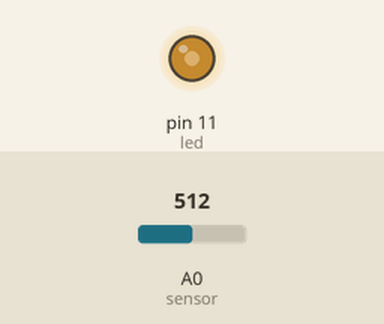
A sketch run on a simulated Arduino Uno, built with avr-gcc and run on an emulated ATmega328P. Parts: output pins drawn as LEDs (lit = HIGH). The test bench sets the inputs (shaded band); at power-on: A0 (sensor) = 512.

Above: at 1.2 s.
1.3 s: A0 (sensor) set to 716
At 1.6 s:
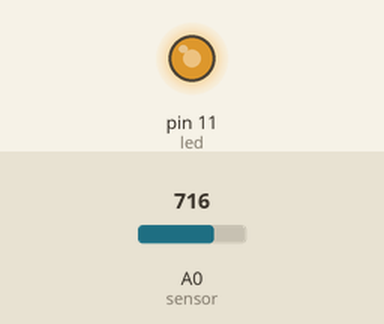
2.8 s: A0 (sensor) set to 900
At 4.0 s:
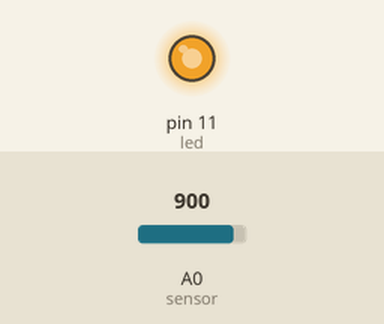
4.3 s: A0 (sensor) set to 122
At 5.1 s:
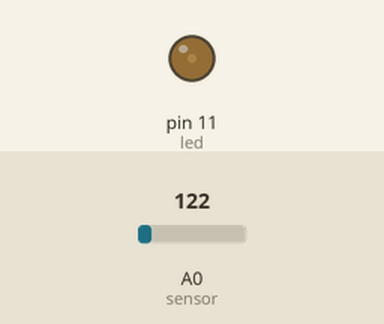
5.8 s: A0 (sensor) set to 0
At 6.2 s:
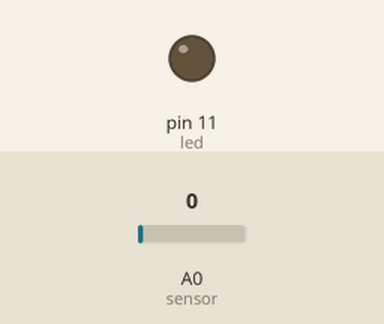
7.3 s: A0 (sensor) set to 511
At 8.6 s:
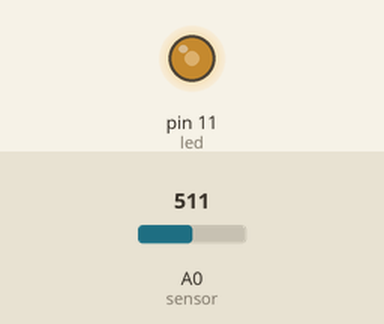
Timing chart, 0 to 9.8 s (numbered marks = the images above; inputs shaded):
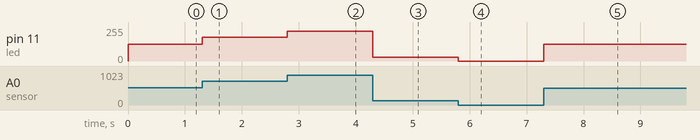

The sketch:

LightSensor.ino
```cpp
int led = 11;
int sensor = 0;
int input = 0;
int value = 0;

void setup() {
  pinMode(led, OUTPUT);
  pinMode(sensor, INPUT);
}

void loop() {
  input = analogRead(sensor);
  value = map(input, 0, 1023, 0, 255);
  analogWrite(led, value);
}
```

Measured:
- after the input at 1.3 s, pin 11 (led): 127/255 → 178/255 at once
- after the input at 2.8 s, pin 11 (led): 178/255 → 224/255 at once
- after the input at 4.3 s, pin 11 (led): 224/255 → 30/255 at once
- after the input at 5.8 s, pin 11 (led): 30/255 → 0/255 at once
- after the input at 7.3 s, pin 11 (led): 0/255 → 127/255 at once
